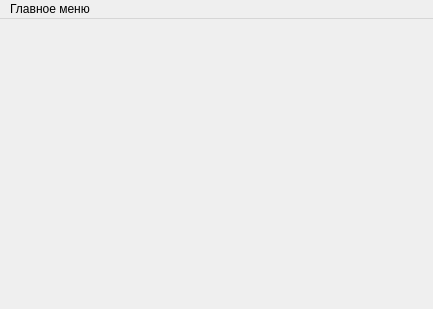
<?xml version="1.0" encoding="UTF-8"?>
<ui version="4.0">
 <class>MainWindow</class>
 <widget class="QMainWindow" name="MainWindow">
  <property name="geometry">
   <rect>
    <x>0</x>
    <y>0</y>
    <width>433</width>
    <height>309</height>
   </rect>
  </property>
  <property name="windowTitle">
   <string>MainWindow</string>
  </property>
  <widget class="QWidget" name="centralWidget"/>
  <widget class="QMenuBar" name="menuBar">
   <property name="geometry">
    <rect>
     <x>0</x>
     <y>0</y>
     <width>433</width>
     <height>25</height>
    </rect>
   </property>
   <widget class="QMenu" name="menu">
    <property name="title">
     <string>Главное меню</string>
    </property>
    <addaction name="action"/>
   </widget>
   <addaction name="menu"/>
  </widget>
  <action name="action">
   <property name="text">
    <string>Агенты</string>
   </property>
   <property name="shortcut">
    <string>Ctrl+A</string>
   </property>
  </action>
 </widget>
 <layoutdefault spacing="6" margin="11"/>
 <resources/>
 <connections/>
</ui>
